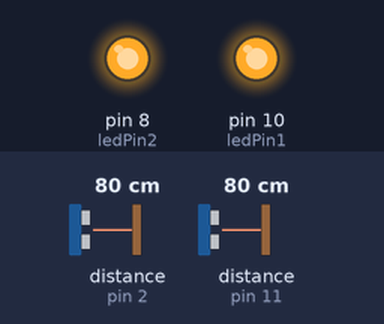
Bench run of a sketch on a simulated Arduino Uno, built with avr-gcc and run on an emulated ATmega328P. Parts: output pins drawn as LEDs (lit = HIGH). Wiring (inferred from the names in the program): 2 × ultrasonic range finder: trigger pin 3, echo pin 2 / trigger pin 12, echo pin 11. The inputs (shaded band) are chosen by the test bench; at power-on: distance to the obstacle (sensors on pin 2, pin 11) 80 cm. The echo pulse lasts 58.3 µs per cm; pins used as bus, display or sensor lines are not drawn.

Above: at 1.2 s.
1.3 s: distance to the obstacle (sensor on pin 2) set to 68 cm
At 1.9 s:
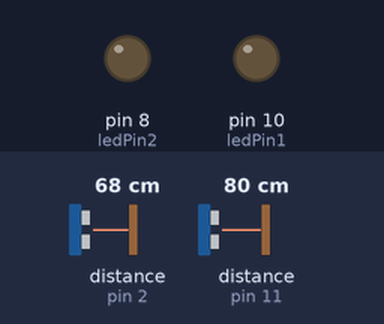
Timing chart, 0 to 4.3 s (numbered marks = the images above; inputs shaded):
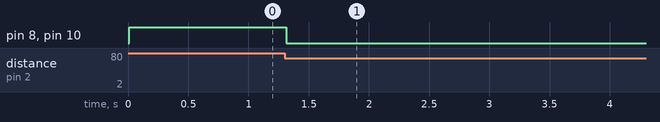

The sketch:

r_challenge041.ino
```cpp
int trigR = 3;
int echoR = 2;

int trigL = 12;
int echoL = 11;

int ledPin1 = 10;
int ledPin2 = 8;

unsigned long distance;
unsigned long duration;

int disR, disL;

void setup() {
  pinMode(trigR, OUTPUT);
  pinMode(echoR, INPUT);

  pinMode(trigL, OUTPUT);
  pinMode(echoL, INPUT);

  pinMode(ledPin1, OUTPUT);
  pinMode(ledPin2, OUTPUT);

  Serial.begin(9600);
}

void loop() {
  disR = ping(trigR, echoR);
  disL = ping(trigL, echoL);

  if (disR >= (disL - 5) && disR <= (disL + 5)) {
    digitalWrite(ledPin1, HIGH);
    digitalWrite(ledPin2, HIGH);
  }
  else {
    digitalWrite(ledPin1, LOW);
    digitalWrite(ledPin2, LOW);
  }
}

unsigned long ping(int t, int e) {
  digitalWrite(t, LOW);
  delayMicroseconds(2);

  digitalWrite(t, HIGH);
  delayMicroseconds(10);
  digitalWrite(t, LOW);

  duration = pulseIn(e, HIGH);

  distance = duration * 0.034 / 2;
  return distance;
}
```

Measured:
- the behaviour switches between 74 and 73 cm on distance to the obstacle (sensor on pin 2) (found by bisection; images 0 and 1)
- after the input at 1.3 s, pin 8 (ledPin2), pin 10 (ledPin1): HIGH → LOW at once
